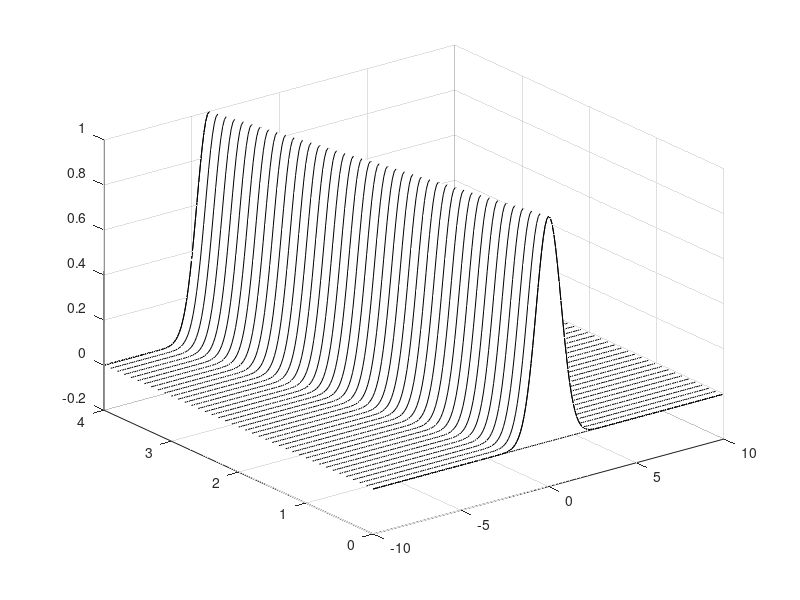

MATLAB code for this plot:
clear all; close all; clc

% initialize grid size, time, and CFL number Time=4;
Time=4;
L=20;
n=200;
x2=linspace(-L/2,L/2,n+1); 
x=x2(1:n);
dx=x(2)-x(1);
dt=0.1;

CFL=dt/dx 
time_steps=Time/dt; 
t=0:dt:Time;

% initial conditions 
u0=exp(-x.^2).'; 
u1=exp(-(x+dt).^2).'; 
usol(:,1)=u0; 
usol(:,2)=u1;
% break
% sparse matrix for derivative term 
e1=ones(n,1);
A=spdiags([-e1 e1],[-1 1],n,n); 
A(1,n)=-1; A(n,1)=1;
% break
% leap frog (2,2) or euler iteration scheme 
for j=1:length(t)-1
%u1 = u0 + (CFL/2)*A*u0 ; % Euler
%u0 = u1;%  Euler
 u2 = u0 + CFL*A*u1; % leap frog (2,2)
 u0 = u1; u1 = u2;% leep frog (2,2)
usol(:,j+1)=u0; 
end

% plot the data 
waterfall(x,t,usol'); 
map=[0 0 0]; 
colormap(map);